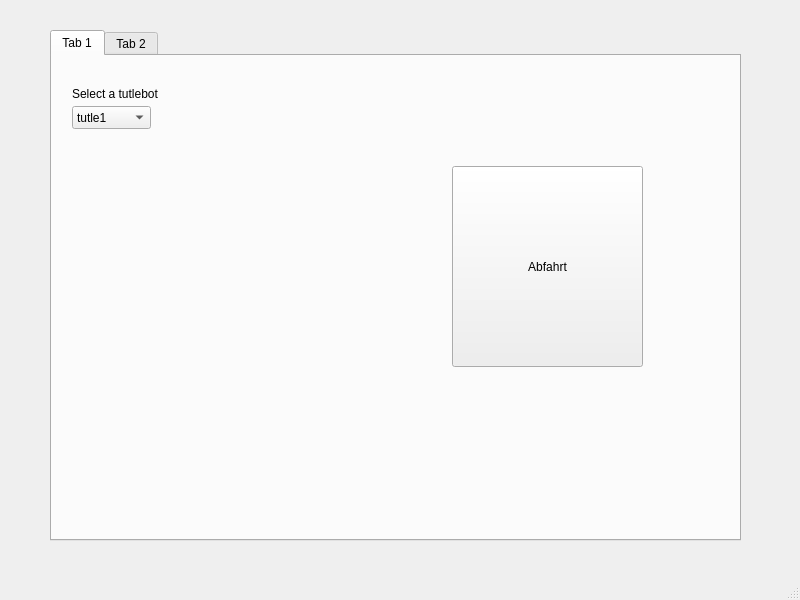
<?xml version="1.0" encoding="UTF-8"?>
<ui version="4.0">
 <class>MainWindow</class>
 <widget class="QMainWindow" name="MainWindow">
  <property name="geometry">
   <rect>
    <x>0</x>
    <y>0</y>
    <width>800</width>
    <height>600</height>
   </rect>
  </property>
  <property name="windowTitle">
   <string>MainWindow</string>
  </property>
  <widget class="QWidget" name="centralwidget">
   <widget class="QTabWidget" name="tabWidget">
    <property name="geometry">
     <rect>
      <x>50</x>
      <y>30</y>
      <width>691</width>
      <height>511</height>
     </rect>
    </property>
    <property name="currentIndex">
     <number>0</number>
    </property>
    <widget class="QWidget" name="tab">
     <attribute name="title">
      <string>Tab 1</string>
     </attribute>
     <widget class="QComboBox" name="comboBox">
      <property name="geometry">
       <rect>
        <x>20</x>
        <y>50</y>
        <width>79</width>
        <height>23</height>
       </rect>
      </property>
      <item>
       <property name="text">
        <string>tutle1</string>
       </property>
      </item>
      <item>
       <property name="text">
        <string>tutle2</string>
       </property>
      </item>
      <item>
       <property name="text">
        <string>tutle3</string>
       </property>
      </item>
     </widget>
     <widget class="QLabel" name="label">
      <property name="geometry">
       <rect>
        <x>20</x>
        <y>30</y>
        <width>131</width>
        <height>16</height>
       </rect>
      </property>
      <property name="text">
       <string>Select a tutlebot</string>
      </property>
     </widget>
     <widget class="QPushButton" name="pushButton">
      <property name="geometry">
       <rect>
        <x>400</x>
        <y>110</y>
        <width>191</width>
        <height>201</height>
       </rect>
      </property>
      <property name="text">
       <string>Abfahrt</string>
      </property>
     </widget>
    </widget>
    <widget class="QWidget" name="tab_2">
     <attribute name="title">
      <string>Tab 2</string>
     </attribute>
     <widget class="Line" name="line">
      <property name="geometry">
       <rect>
        <x>130</x>
        <y>160</y>
        <width>361</width>
        <height>16</height>
       </rect>
      </property>
      <property name="orientation">
       <enum>Qt::Horizontal</enum>
      </property>
     </widget>
     <widget class="Line" name="line_2">
      <property name="geometry">
       <rect>
        <x>210</x>
        <y>140</y>
        <width>3</width>
        <height>61</height>
       </rect>
      </property>
      <property name="orientation">
       <enum>Qt::Vertical</enum>
      </property>
     </widget>
     <widget class="Line" name="line_3">
      <property name="geometry">
       <rect>
        <x>280</x>
        <y>130</y>
        <width>3</width>
        <height>61</height>
       </rect>
      </property>
      <property name="orientation">
       <enum>Qt::Vertical</enum>
      </property>
     </widget>
     <widget class="Line" name="line_4">
      <property name="geometry">
       <rect>
        <x>380</x>
        <y>220</y>
        <width>3</width>
        <height>61</height>
       </rect>
      </property>
      <property name="orientation">
       <enum>Qt::Vertical</enum>
      </property>
     </widget>
    </widget>
   </widget>
  </widget>
  <widget class="QMenuBar" name="menubar">
   <property name="geometry">
    <rect>
     <x>0</x>
     <y>0</y>
     <width>800</width>
     <height>20</height>
    </rect>
   </property>
  </widget>
  <widget class="QStatusBar" name="statusbar"/>
 </widget>
 <resources/>
 <connections/>
</ui>
